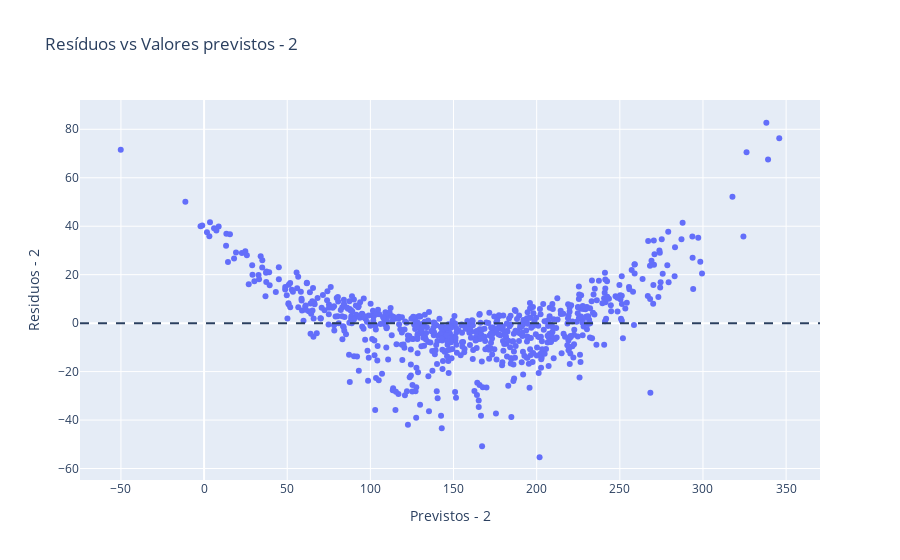

Notebook cell for this chart:
### Code cell
fig = px.scatter(x=previstos2, 
                 y=residuos2,
                 labels={'x':'Previstos - 2', 'y':'Residuos - 2'},
                 title='Resíduos vs Valores previstos - 2'
                 )

fig.add_hline(y=0, 
              line={'dash': 'dash',
               }
            )

fig.show()

### Figure 1 — Plotly figure (JSON) as saved in the notebook; plotly's stock layout.template omitted (floating-point values rounded to 4 significant figures; data arrays with more than 128 entries replaced by an {"elided": "..."} marker saying what was removed)
{"data": [{"hovertemplate": "Previstos - 2=%{x}<br>Residuos - 2=%{y}<extra></extra>", "legendgroup": "", "marker": {"color": "#636efa", "symbol": "circle"}, "mode": "markers", "name": "", "orientation": "v", "showlegend": false, "type": "scatter", "x": {"elided": "720 float values"}, "xaxis": "x", "y": {"elided": "720 float values"}, "yaxis": "y"}], "layout": {"legend": {"tracegroupgap": 0}, "shapes": [{"line": {"dash": "dash"}, "type": "line", "x0": 0, "x1": 1, "xref": "x domain", "y0": 0, "y1": 0, "yref": "y"}], "title": {"text": "Resíduos vs Valores previstos - 2"}, "xaxis": {"anchor": "y", "domain": [0, 1], "title": {"text": "Previstos - 2"}}, "yaxis": {"anchor": "x", "domain": [0, 1], "title": {"text": "Residuos - 2"}}}}
